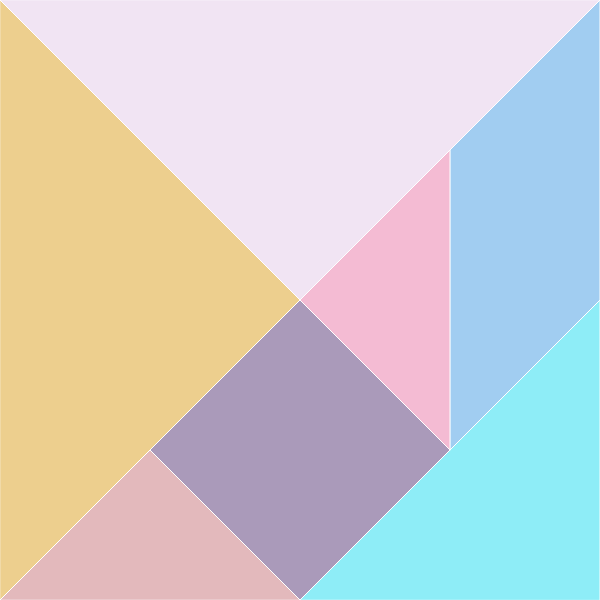
Frame 1 (no input)
Frame 60 (no input): identical to frame 1, image omitted
Frame 120 (the mouse pressed at the canvas centre since frame 60): identical to frame 1, image omitted

The p5.js sketch that drew this single still picture (run headless with seeded random() and noise() and a simulated clock; from frame 60 on, the mouse is pressed at the canvas centre):

// p5.js sketch
// ── sketch.js
function setup() {
  createCanvas(600, 600);
  background(0); 
  // put setup code here
}

function draw() {
  // put drawing code here
  background(0); 
  stroke('white');
  strokeWeight(1);
  fill('#F1E4F3');
  triangle(0,0,300,300,600,0);
  fill('#EDCF8E');
  triangle(0,0,300,300,0,600);
  fill('#8EEDF7');
  triangle(300,600,600,300,600,600);
  fill('#A1CDF1');
  quad(450,150,600,0, 600, 300, 450, 450);
  fill('#F4BBD3');
  triangle(300,300,450,150,450,450);
  fill('#AA9ABA');
  quad(150,450,300,300, 450, 450, 300, 600);
  fill('#E3B9BC');
  triangle(0,600,150,450,300,600);
  
}
